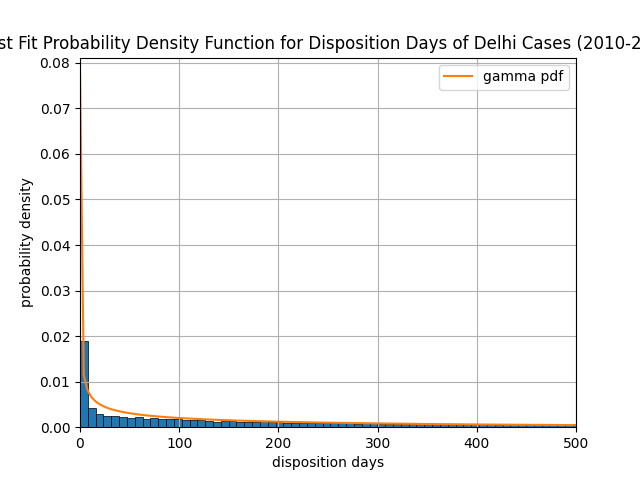

Write the Python code that produced this figure.
import numpy as np
from scipy.stats import gamma
from scipy.stats import expon
from scipy.stats import invgamma
import matplotlib.pyplot as plt
import pandas as pd
import pickle

fig, ax = plt.subplots()

state_code = 26 # state code for Delhi

filepath = f"days_{state_code}.csv"

# parameters file
par_file = "parameter.pkl"

save_filepath = "pdf.png"

# loading the dataset for histogram
df = pd.read_csv(filepath)
print(f"loaded {filepath}")
data = list(df["disposition_days"])

# plotting the histogram
ax.hist(data, bins=500, density=True, ec='black', lw=0.5)
print("histogram prepared. Finding best fit curve now ...")

# reading the parameter
with open(par_file, "rb") as f:
    par_dict = pickle.load(f)

par_dict = par_dict['gamma']
a = par_dict['a']
loc = par_dict['loc']
scale = par_dict['scale']

x = np.linspace(gamma.ppf(0.01, a, loc, scale), gamma.ppf(0.99, a, loc, scale), 500)
ax.plot(x, gamma.pdf(x, a, loc, scale), label='gamma pdf')

print("Best fit curve prepared")
ax.legend()

ax.set_xlim(0, 500)

ax.set_xlabel("disposition days")
ax.set_ylabel("probability density")
ax.set_title("Best Fit Probability Density Function for Disposition Days of Delhi Cases (2010-2018)")
ax.grid(True)

plt.show()
plt.savefig(save_filepath)
